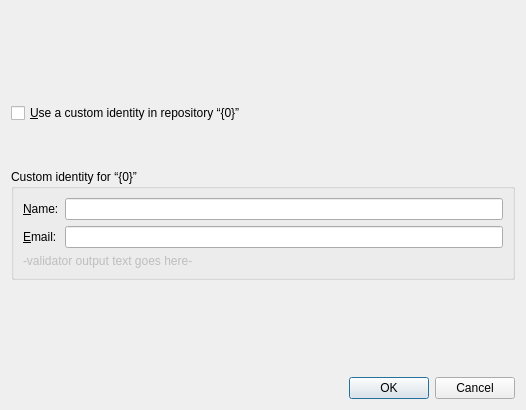
<?xml version="1.0" encoding="UTF-8"?>
<ui version="4.0">
 <class>IdentityDialog2</class>
 <widget class="QDialog" name="IdentityDialog2">
  <property name="geometry">
   <rect>
    <x>0</x>
    <y>0</y>
    <width>526</width>
    <height>410</height>
   </rect>
  </property>
  <property name="windowTitle">
   <string>Set up your Git identity</string>
  </property>
  <layout class="QGridLayout" name="gridLayout">
   <item row="3" column="0">
    <widget class="QGroupBox" name="identityGroupBox">
     <property name="title">
      <string>Custom identity for “{0}”</string>
     </property>
     <layout class="QGridLayout" name="gridLayout_2">
      <item row="0" column="0">
       <widget class="QLabel" name="label">
        <property name="text">
         <string>&amp;Name:</string>
        </property>
        <property name="buddy">
         <cstring>nameEdit</cstring>
        </property>
       </widget>
      </item>
      <item row="0" column="1">
       <widget class="QLineEdit" name="nameEdit"/>
      </item>
      <item row="1" column="0">
       <widget class="QLabel" name="label_2">
        <property name="text">
         <string>&amp;Email:</string>
        </property>
        <property name="buddy">
         <cstring>emailEdit</cstring>
        </property>
       </widget>
      </item>
      <item row="1" column="1">
       <widget class="QLineEdit" name="emailEdit"/>
      </item>
      <item row="2" column="0" colspan="2">
       <widget class="QLabel" name="validatorLabel">
        <property name="enabled">
         <bool>false</bool>
        </property>
        <property name="text">
         <string notr="true">-validator output text goes here-</string>
        </property>
       </widget>
      </item>
     </layout>
    </widget>
   </item>
   <item row="2" column="0">
    <spacer name="verticalSpacer_3">
     <property name="orientation">
      <enum>Qt::Vertical</enum>
     </property>
     <property name="sizeType">
      <enum>QSizePolicy::Preferred</enum>
     </property>
     <property name="sizeHint" stdset="0">
      <size>
       <width>20</width>
       <height>40</height>
      </size>
     </property>
    </spacer>
   </item>
   <item row="1" column="0">
    <widget class="QCheckBox" name="localIdentityCheckBox">
     <property name="text">
      <string>&amp;Use a custom identity in repository “{0}”</string>
     </property>
    </widget>
   </item>
   <item row="4" column="0">
    <spacer name="verticalSpacer_2">
     <property name="orientation">
      <enum>Qt::Vertical</enum>
     </property>
     <property name="sizeHint" stdset="0">
      <size>
       <width>20</width>
       <height>60</height>
      </size>
     </property>
    </spacer>
   </item>
   <item row="0" column="0">
    <spacer name="verticalSpacer">
     <property name="orientation">
      <enum>Qt::Vertical</enum>
     </property>
     <property name="sizeHint" stdset="0">
      <size>
       <width>20</width>
       <height>61</height>
      </size>
     </property>
    </spacer>
   </item>
   <item row="5" column="0">
    <widget class="QDialogButtonBox" name="buttonBox">
     <property name="orientation">
      <enum>Qt::Horizontal</enum>
     </property>
     <property name="standardButtons">
      <set>QDialogButtonBox::Cancel|QDialogButtonBox::Ok</set>
     </property>
    </widget>
   </item>
  </layout>
 </widget>
 <resources/>
 <connections>
  <connection>
   <sender>buttonBox</sender>
   <signal>accepted()</signal>
   <receiver>IdentityDialog2</receiver>
   <slot>accept()</slot>
   <hints>
    <hint type="sourcelabel">
     <x>248</x>
     <y>254</y>
    </hint>
    <hint type="destinationlabel">
     <x>157</x>
     <y>274</y>
    </hint>
   </hints>
  </connection>
  <connection>
   <sender>buttonBox</sender>
   <signal>rejected()</signal>
   <receiver>IdentityDialog2</receiver>
   <slot>reject()</slot>
   <hints>
    <hint type="sourcelabel">
     <x>316</x>
     <y>260</y>
    </hint>
    <hint type="destinationlabel">
     <x>286</x>
     <y>274</y>
    </hint>
   </hints>
  </connection>
 </connections>
</ui>
